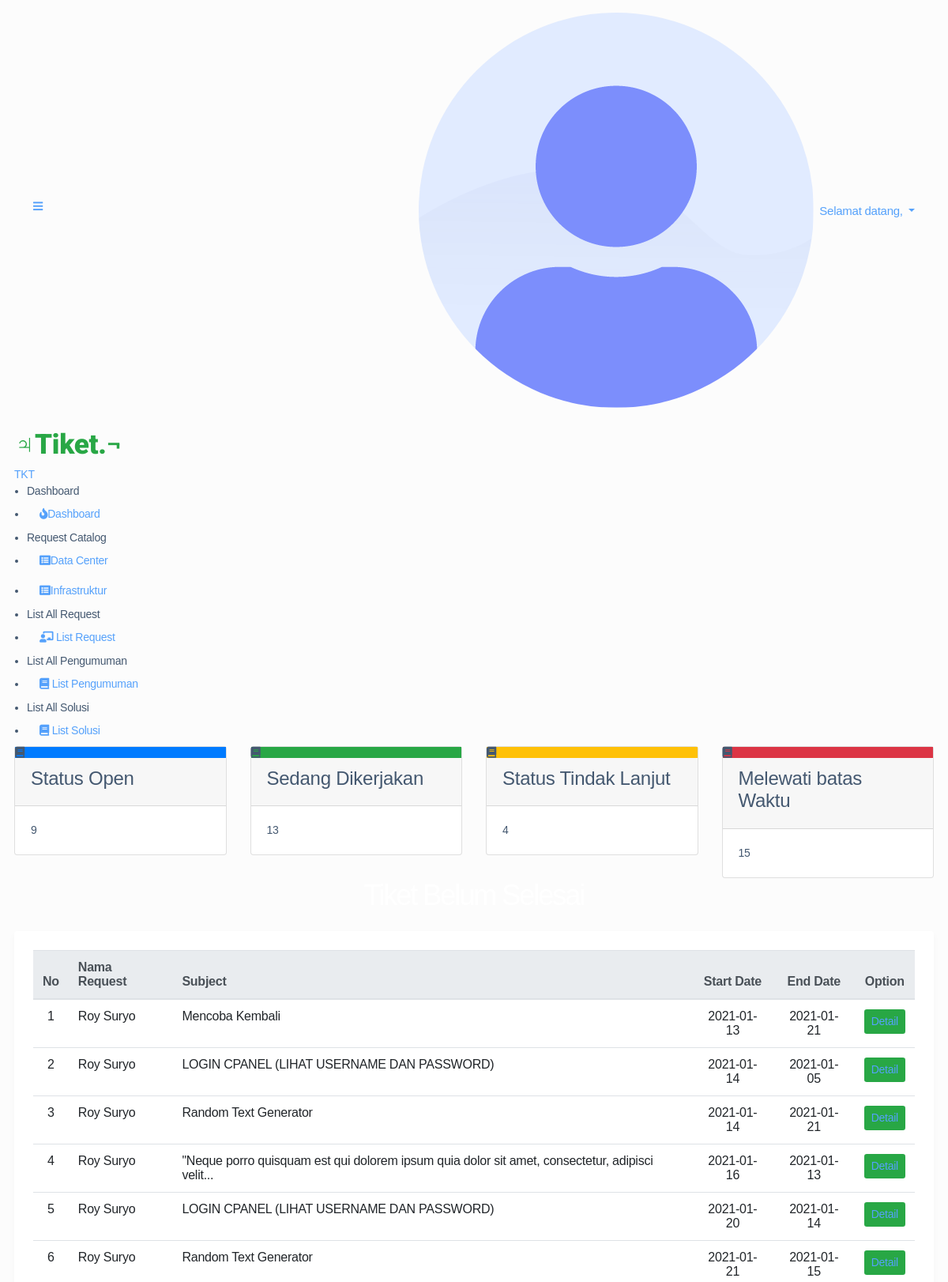
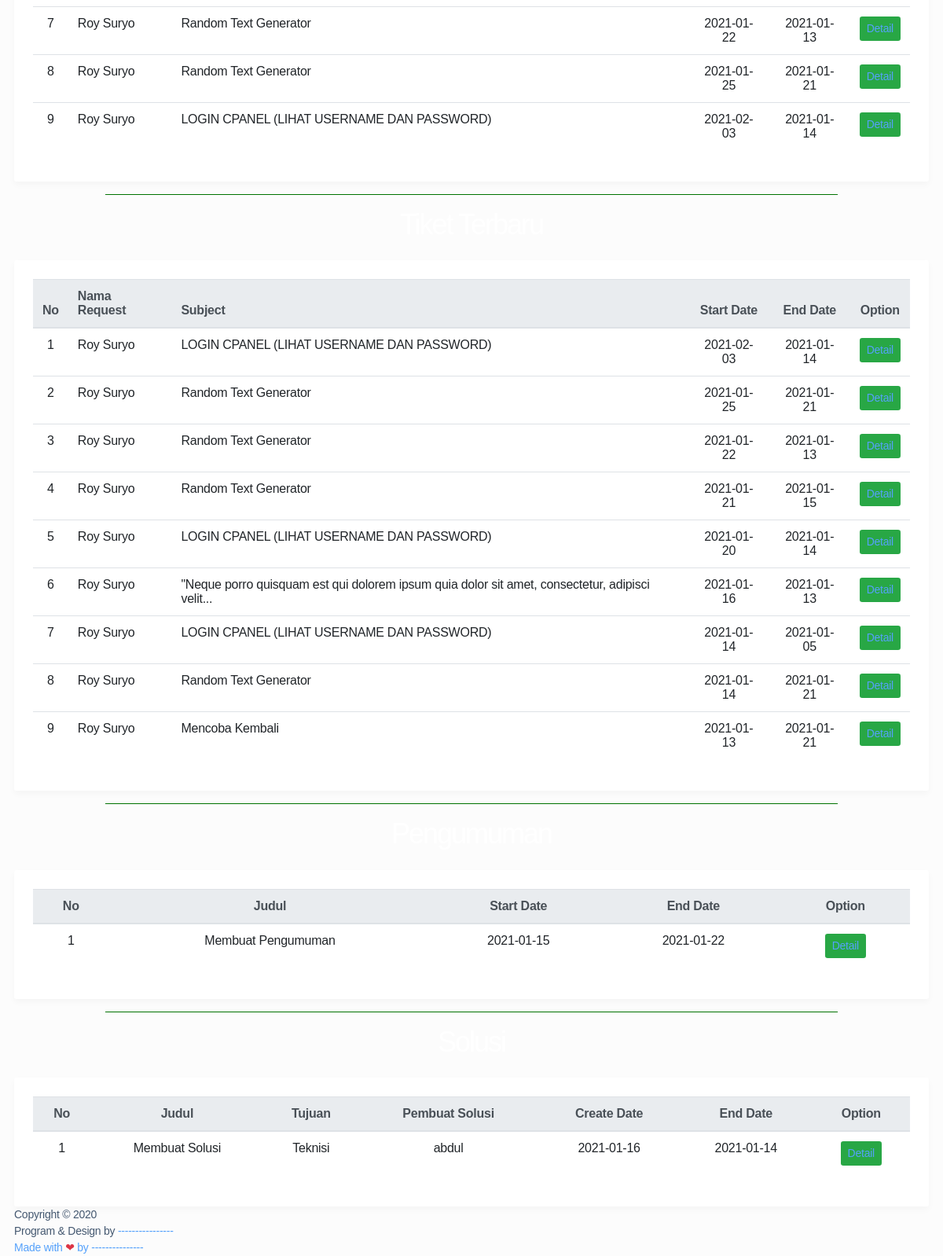
Screenshot of /index.php/staff with the database file from the repository (2 pictures, top to bottom).
### tables this page shows
CREATE TABLE `master_kategori` (
  `id` int(11) NOT NULL,
  `kategori` varchar(30) NOT NULL
);

CREATE TABLE `tbl_request` (
  `id` int(11) NOT NULL,
  `id_user` varchar(30) NOT NULL,
  `username` varchar(30) NOT NULL,
  `user` varchar(30) NOT NULL,
  `status` varchar(20) NOT NULL,
  `kategori` varchar(40) NOT NULL,
  `sub_kategori` varchar(40) NOT NULL,
  `pj` varchar(30) NOT NULL,
  `grup` varchar(40) NOT NULL,
  `asset` varchar(50) NOT NULL,
  `count_asset` varchar(2) NOT NULL,
  `subject` varchar(100) NOT NULL,
  `body` text NOT NULL,
  `created_date` timestamp NOT NULL DEFAULT current_timestamp(),
  `done_date` datetime DEFAULT NULL,
  `start_date` date NOT NULL,
  `end_date` date NOT NULL
);

CREATE TABLE `tbl_pengumuman` (
  `id` int(11) NOT NULL,
  `judul` varchar(150) NOT NULL,
  `isi` text NOT NULL,
  `start_date` date NOT NULL,
  `end_date` date NOT NULL
);

CREATE TABLE `tbl_solusi` (
  `id` int(11) NOT NULL,
  `judul` varchar(150) NOT NULL,
  `user` varchar(50) NOT NULL,
  `created_date` date NOT NULL,
  `isi` text NOT NULL,
  `tujuan` varchar(30) NOT NULL,
  `end_date` date NOT NULL
);

### application/views/staff/dashboard_staff.php (the view, shortened to what the rows shown need)
<div class="main-content">
    <section class="section">
        <div class="section-header">
            <h1>Tiket Belum Selesai</h1>
        </div>
        <div class="row">
            <div class="col-md-12">
                <div class="bg-white p-4" style="border-radius:3px;box-shadow:rgba(0, 0, 0, 0.03) 0px 4px 8px 0px">
                    <table id="example" class="table align-items-center table-flush">
                        <thead class="thead-light">
                            <tr class="text-center">
                                <th scope="col">No</th>
                                <th scope="col" style="text-align: left;">Nama Request</th>
                                <th scope="col" style="text-align: left;">Subject</th>
                                <th scope="col">Start Date</th>
                                <th scope="col">End Date</th>
                                <th scope="col">Option</th>
                            </tr>
                        </thead>
                        <tbody>
                            <?php
                            $i = 1;
                            foreach ($request as $u) {
                            ?>
                                <tr class="text-center">
                                    <td><?php echo $i ?></td>
                                    <td style="text-align: left;"><?php echo $u->user ?></td>
                                    <td style="text-align: left;"><?php echo $u->subject ?></td>
                                    <td><?php echo $u->start_date ?></td>
                                    <td><?php echo $u->end_date ?></td>
                                    <td class="text-center">
                                        <a href=<?= base_url("staff/detail_request/" . $u->id) ?> class="btn btn-sm btn-success">Detail</a>
                                    </td>
                                </tr>
                            <?php
                                $i++;
                            }
                            ?>
                        </tbody>
                    </table>
                </div>
            </div>
        </div>
        <div class="section-header">
            <h1>Tiket Terbaru</h1>
        </div>
        <div class="row">
            <div class="col-md-12">
                <div class="bg-white p-4" style="border-radius:3px;box-shadow:rgba(0, 0, 0, 0.03) 0px 4px 8px 0px">
                    <table id="example" class="table align-items-center table-flush">
                        <thead class="thead-light">
                            <tr class="text-center">
                                <th scope="col">No</th>
                                <th scope="col" style="text-align: left;">Nama Request</th>
                                <th scope="col" style="text-align: left;">Subject</th>
                                <th scope="col">Start Date</th>
                                <th scope="col">End Date</th>
                                <th scope="col">Option</th>
                            </tr>
                        </thead>
                        <tbody>
                            <?php
                            $i = 1;
                            foreach ($request_lama as $u) {
                            ?>
                                <tr class="text-center">
                                    <td><?php echo $i ?></td>
                                    <td style="text-align: left;"><?php echo $u->user ?></td>
                                    <td style="text-align: left;"><?php echo $u->subject ?></td>
                                    <td><?php echo $u->start_date ?></td>
                                    <td><?php echo $u->end_date ?></td>
                                    <td class="text-center">
                                        <a href=<?= base_url("staff/detail_request/" . $u->id) ?> class="btn btn-sm btn-success">Detail</a>
                                    </td>
                                </tr>
                            <?php
                                $i++;
                            }
                            ?>
                        </tbody>
                    </table>
                </div>
            </div>
        </div>
        <div class="section-header">
            <h1>Pengumuman</h1>
        </div>
        <div class="row">
            <div class="col-md-12">
                <div class="bg-white p-4" style="border-radius:3px;box-shadow:rgba(0, 0, 0, 0.03) 0px 4px 8px 0px">
                    <table id="example" class="table align-items-center table-flush">
                        <thead class="thead-light">
                            <tr class="text-center">
                                <th scope="col">No</th>
                                <th scope="col">Judul</th>
                                <th scope="col">Start Date</th>
                                <th scope="col">End Date</th>
                                <th scope="col">Option</th>
                            </tr>
                        </thead>
                        <tbody>
                            <?php
                            $i = 1;
                            foreach ($pengumuman as $u) {
                            ?>
                                <tr class="text-center">
                                    <td><?php echo $i ?></td>
                                    <td><?php echo $u->judul ?></td>
                                    <td><?php echo $u->start_date ?></td>
                                    <td><?php echo $u->end_date ?></td>
                                    <td class="text-center">
                                        <a href="#" class="btn btn-sm btn-success">Detail</a>
                                    </td>
                                </tr>
                            <?php
                                $i++;
                            }
                            ?>
                        </tbody>
                    </table>
                </div>
            </div>
        </div>
        <div class="section-header">
            <h1>Solusi</h1>
        </div>
        <div class="row">
            <div class="col-md-12">
                <div class="bg-white p-4" style="border-radius:3px;box-shadow:rgba(0, 0, 0, 0.03) 0px 4px 8px 0px">
                    <table id="example" class="table align-items-center table-flush">
                        <thead class="thead-light">
                            <tr class="text-center">
                                <th scope="col">No</th>
                                <th scope="col">Judul</th>
                                <th scope="col">Tujuan</th>
                                <th scope="col">Pembuat Solusi</th>
                                <th scope="col">Create Date</th>
                                <th scope="col">End Date</th>
                                <th scope="col">Option</th>
                            </tr>
                        </thead>
                        <tbody>
                            <?php
                            $i = 1;
                            foreach ($solusi as $u) {
                            ?>
                                <tr class="text-center">
                                    <td><?php echo $i ?></td>
                                    <td><?php echo $u->judul ?></td>
                                    <td><?php echo $u->tujuan ?></td>
                                    <td><?php echo $u->user ?></td>
                                    <td><?php echo $u->created_date ?></td>
                                    <td><?php echo $u->end_date ?></td>
                                    <td class="text-center">
                                        <a href="#" class="btn btn-sm btn-success">Detail</a>
                                    </td>
                                </tr>
                            <?php
                                $i++;
                            }
                            ?>
                        </tbody>
                    </table>
                </div>
            </div>
        </div>
</div>
</div>
<?php include("footer.php") ?>
</body>
</html>

### application/views/navbar/nav_staff.php (shortened to what the rows shown need)
<!DOCTYPE html>
<html lang="en">
<head>
    <link rel="stylesheet" href="https://stackpath.bootstrapcdn.com/bootstrap/4.3.1/css/bootstrap.min.css">
    <link rel="stylesheet" href="https://use.fontawesome.com/releases/v5.7.2/css/all.css">
    <link rel="stylesheet" href="https://cdnjs.cloudflare.com/ajax/libs/bootstrap-select/1.13.1/css/bootstrap-select.css" />
    <link rel="stylesheet" href="<?= base_url('assets/') ?>stisla-assets/css/style.css">
    <link rel="stylesheet" href="<?= base_url('assets/') ?>stisla-assets/css/components.css">
</head>
<body>
    <div id="app">
        <div class="main-wrapper">
            <div class="main-sidebar">
                <aside id="sidebar-wrapper">
                    <ul class="sidebar-menu">
                        <?php
                        $con = mysqli_connect("localhost", "root", "", "db_tiket");
                        $sql = "SELECT * FROM master_kategori";
                        $result = mysqli_query($con, $sql);
                        while ($dataMenu = mysqli_fetch_assoc($result)) {
                            $menu_id = $dataMenu['id'];
                            $submenu = mysqli_query($con, "SELECT * FROM `master_subkategori` WHERE id_kategori = '$menu_id'");
                            if (mysqli_num_rows($submenu) == 0) {
                                echo '<li><a href="' . $dataMenu['kategori'] . '">' . $dataMenu['kategori'] . '</a></li>';
                            } else {
                                echo '
							<li class="nav-item dropdown">
								<a href="' . $dataMenu['kategori'] . '" class="nav-link has-dropdown"> <i class="fas fa-list-alt "></i><span>' . $dataMenu['kategori'] . '</span></a>
								<ul class="dropdown-menu">';
                                echo '
								</ul>
							</li>
							';
                            }
                        }
                        ?>
                </aside>
            </div>

### rows the page displays
master_kategori: kategori "Data Center"
master_kategori: kategori "Infrastruktur"
tbl_request: user "Roy Suryo", subject "Mencoba Kembali", start_date "2021-01-13", end_date "2021-01-21"
tbl_request: user "Roy Suryo", subject "LOGIN CPANEL (LIHAT USERNAME DAN PASSWORD)", start_date "2021-01-14", end_date "2021-01-05"
tbl_request: user "Roy Suryo", subject "Random Text Generator", start_date "2021-01-14", end_date "2021-01-21"
tbl_request: user "Roy Suryo", subject "\"Neque porro quisquam est qui dolorem ipsum quia dolor sit amet, consectetur, adipisci velit...", start_date "2021-01-16", end_date "2021-01-13"
tbl_request: user "Roy Suryo", subject "LOGIN CPANEL (LIHAT USERNAME DAN PASSWORD)", start_date "2021-01-20", end_date "2021-01-14"
tbl_request: user "Roy Suryo", subject "Random Text Generator", start_date "2021-01-21", end_date "2021-01-15"
tbl_request: user "Roy Suryo", subject "Random Text Generator", start_date "2021-01-22", end_date "2021-01-13"
tbl_request: user "Roy Suryo", subject "Random Text Generator", start_date "2021-01-25", end_date "2021-01-21"
tbl_request: user "Roy Suryo", subject "LOGIN CPANEL (LIHAT USERNAME DAN PASSWORD)", start_date "2021-02-03", end_date "2021-01-14"
tbl_pengumuman: judul "Membuat Pengumuman", start_date "2021-01-15", end_date "2021-01-22"
tbl_solusi: judul "Membuat Solusi", tujuan "Teknisi", user "abdul", created_date "2021-01-16", end_date "2021-01-14"

### other values shown
$this->db->count_all_results() "9"
$this->db->count_all_results() "13"
$this->db->count_all_results() "4"
$this->db->count_all_results() "15"
